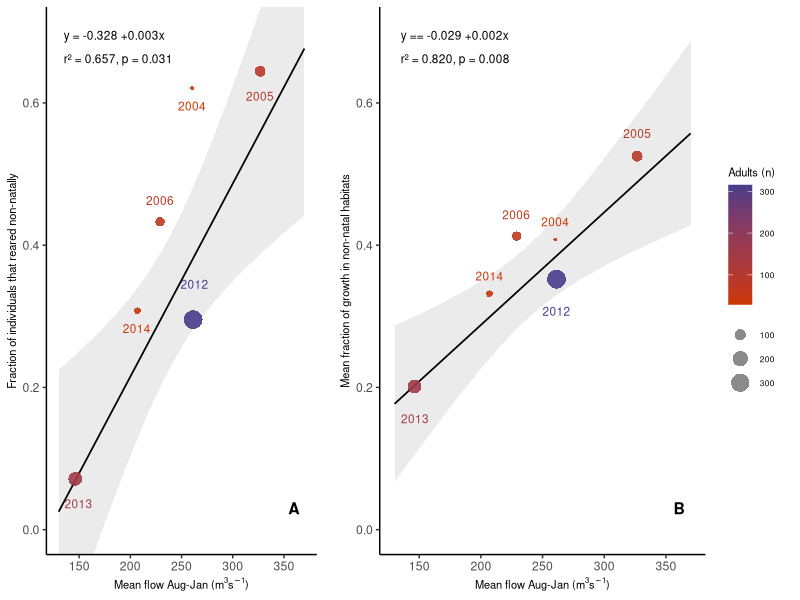
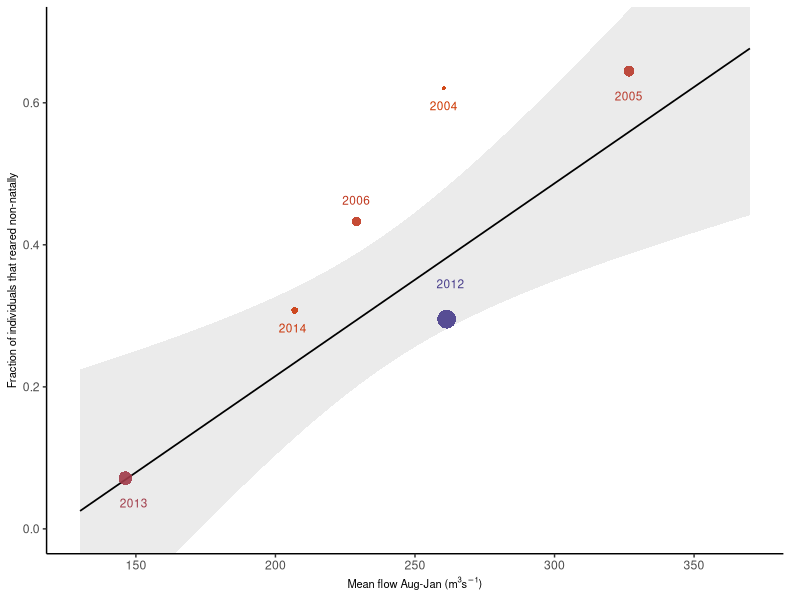
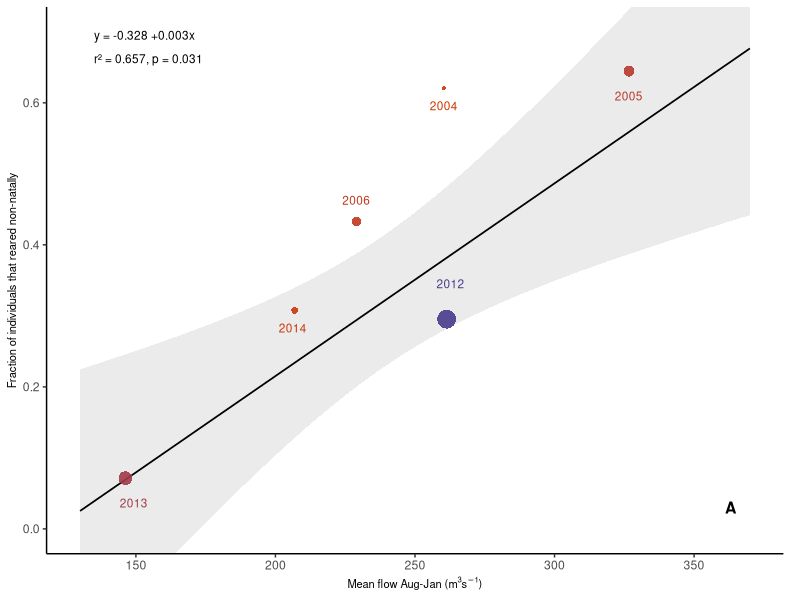
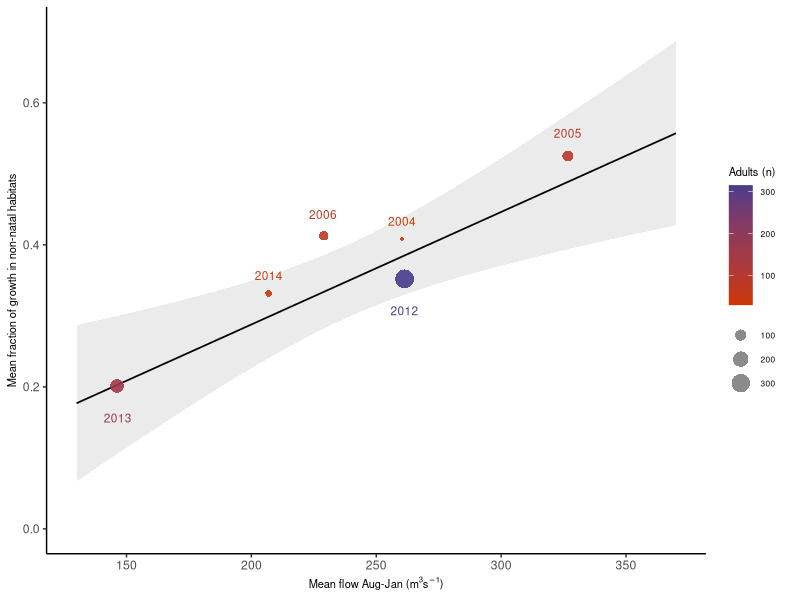
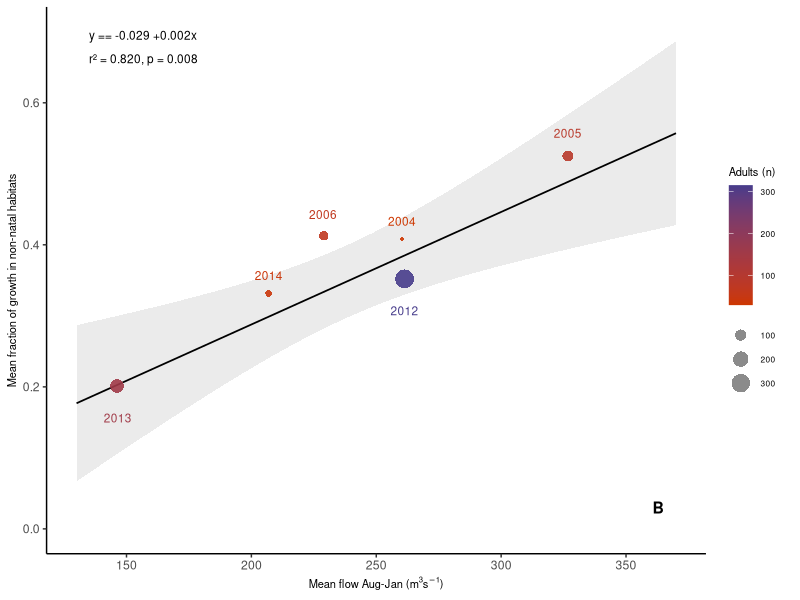

These figures' R source, in order: (Note: this script raises an error after producing the figures.)
#' @title Droughts delay juvenile salmon migration and truncate diversity in habitat use
#' 
#' @description 
#' This script performs regression analyses to estimate relationships between non-natal 
#' rearing (frequency by rearing type and proportion of freshwater growth) versus 
#' upper Sacramento River flow and juvenile abundance (density dependence).
#' 
#' @details
#' **Title:** Droughts delay juvenile salmon migration and truncate diversity in habitat use
#' 
#' **Journal:** Ecosphere
#'
#' **Year:** 2026
#'
#' **DOI:** https://doi.org/10.1002/ecs2.70779
#' 
#' **Authors:** 
#' Pedro Morais1,*, Anna Sturrock2,3+, Corey C. Phillis4, George Whitman2, 
#' Stephanie M. Carlson1, Rachel C. Johnson2,5
#' 
#' **Affiliations:**
#' 1 Department of Environmental Science, Policy, and Management, Mulford Hall, 
#'    University of California, Berkeley, Berkeley, CA 94720, USA.
#' 2 Center for Watershed Sciences, University of California, Davis, 1 Shields Ave, 
#'    Davis, CA 95616, USA.
#' 3 School of Life Sciences University of Essex Wivenhoe Park, 
#'    Colchester CO4 3SQ, UK
#' 4 Metropolitan Water District of Southern California, 1121 L Street, 
#'    Suite 900, Sacramento, CA 95814, USA.
#' 5 National Marine Fisheries Service, Southwest Fisheries Science Center, 
#'    Santa Cruz, CA 95060, USA.
#' 
#' + Equal contribution as the first author
#' * Current address: University of Texas Marine Science Institute, 
#'   750 Channel View Dr., Port Aransas, TX 78373, USA.
#' 
#' **Correspondence:** 
#' Pedro Morais; Email: pedro.morais@austin.utexas.edu
#' 
#' **Credits:**
#' This script was originally created by Anna Sturrock and revised by Pedro Morais.
#' 

# ------------------------------------------------------------------------------
# 1. Setup and Environment
# ------------------------------------------------------------------------------

# Clear workspace
rm(list = ls())

# Load necessary packages
library(ggplot2)
library(dplyr)
library(ggrepel)
library(cowplot)

# ------------------------------------------------------------------------------
# 2. Data Loading and Preparation
# ------------------------------------------------------------------------------

# Define years of interest (brood years with adequate sample sizes)
yrs <- c(2004, 2005, 2006, 2012, 2013, 2014)

# Read in mean Sacramento flows for Aug-Jan of each brood year
flow_8.1 <- read.csv("outputs/mean_aug_jan_flows.csv")

# Read in rearing categories and filter for Sacramento River (SAC)
rearing_type_summary <- read.csv("outputs/rearing_type_by_BY.csv") |>
  filter(rearing_type == "SAC") |>
  mutate(prop_non_nat_rearers = 1 - freq) |>
  select(-rearing_type, -n)


# Read in mean annual freshwater growth
mean_fw_growth <- read.csv("outputs/summary_stats_fw_growth.csv")

# Estimate total fraction of FW growth assimilated in any non-natal habitat and in a downstream non-natal habitat
growth_summary <- mean_fw_growth |>
  filter(Brood_year %in% yrs) |>
  group_by(Brood_year) |>
  summarize(
    tot_non_natal = sum(mean_prop_fw_growth[Habitat != "SAC"], na.rm = TRUE),
    prop_fw_growth_down = sum(mean_prop_fw_growth[!Habitat %in% c("SAC", "Unassigned", "LAS")], na.rm = TRUE),
    .groups = "drop"
  )

# Read in total juvenile production per year (JPI estimate)
juv_production <- read.csv("data/RBDD_RST_Juv_Production.csv")


# Create combined data table for regression analyses
annual_df <- flow_8.1 |>
  left_join(
    rearing_type_summary |> select(Brood_year, tot, prop_non_nat_rearers),
    by = c("BY" = "Brood_year")
  ) |>
  left_join(growth_summary, by = c("BY" = "Brood_year")) |>
  left_join(juv_production, by = "BY") |>
  mutate(JPI_mill = Fry_equiv_JPI / 1000000)

# Helper function for regression p-values
format_p <- function(p) {
  if (p < 0.001) {
    "p < 0.001"
  } else {
    paste0("p = ", format(round(p, 3), nsmall = 3))
  }
}

# ------------------------------------------------------------------------------
# 3. Regression: Non-Natal Rearing vs. Flow
# ------------------------------------------------------------------------------

# Plot: Proportion of fish reared non-natally as a function of mean Aug-Jan flow
non_nat_plot <- ggplot(annual_df, aes(x = av_flow8.1, y = prop_non_nat_rearers, color = tot)) +
  geom_smooth(method = "glm", aes(weight = tot), fill = "grey", colour = "black", linewidth = 0.6, alpha = 0.3, fullrange = TRUE) +
  geom_point(aes(size = tot), shape = 16, alpha = 0.9) + 
  geom_text_repel(
    aes(label = BY), 
    size = 3, 
    min.segment.length = Inf, 
    box.padding = 0,
    force = 0, 
    force_pull = 0,
    nudge_x = c(0, -0.1, 0, 1.4, 3, -0.7)[match(annual_df$BY, c(2004, 2005, 2006, 2012, 2013, 2014))],
    nudge_y = c(-0.025, -0.035, 0.03, 0.05, -0.035, -0.025)[match(annual_df$BY, c(2004, 2005, 2006, 2012, 2013, 2014))]
  ) +
  theme_classic(base_size = 11) +
  scale_y_continuous(breaks = seq(0, 0.7, by = 0.2)) +
  scale_color_gradient(low = "orangered3", high = "slateblue4") +
  scale_x_continuous(limits = c(130, 370), breaks = seq(150, 350, by = 50)) +
  coord_cartesian(ylim = c(0, 0.7)) +
  labs(
    x = expression("Mean flow Aug-Jan (m"^3*"s"^{-1}*")"),
    y = "Fraction of individuals that reared non-natally",
    size = "Adults (n)", 
    color = "Adults (n)"
  ) +
  theme(
    legend.position = "none",
    axis.title.x = element_text(size = 8),
    axis.title.y = element_text(size = 8),
    plot.margin = margin(5, 12, 5, 5)
  )

# Add regression statistics (R2 and equation) to the plot
lm_non_nat <- lm(prop_non_nat_rearers ~ av_flow8.1, weights = tot, data = annual_df)
r2_non_nat <- format(summary(lm_non_nat)$adj.r.squared, nsmall = 3, digits = 3)
pval_non_nat_text <- format_p(summary(lm_non_nat)$coefficients[2, 4])
eq_non_nat <- sprintf("y = %.3f %+.3fx", coef(lm_non_nat)[1], coef(lm_non_nat)[2])

non_nat_plot_final <- non_nat_plot +
  annotate("text", x = 135, y = 0.695, label = eq_non_nat, parse = FALSE, color = "black", size = 3, hjust = 0) +
  annotate("text", x = 135, y = 0.662, label = paste0("r\u00b2 = ", r2_non_nat, ", ", pval_non_nat_text), parse = FALSE, color = "black", size = 3, hjust = 0) +
  annotate("text", x = 365, y = 0.03, label = "A", size = 4, fontface = "bold", hjust = 1)

# ------------------------------------------------------------------------------
# 4. Regression: 'Rest Stop' Hypothesis
# ------------------------------------------------------------------------------

# Plot: Proportion of FW growth in non-natal habitats vs. flow
rest_plot <- ggplot(annual_df, aes(x = av_flow8.1, y = tot_non_natal, color = tot)) +
  geom_smooth(method = "lm", aes(weight = tot), fill = "grey", colour = "black", linewidth = 0.6, alpha = 0.3, fullrange = TRUE) +
  geom_point(aes(size = tot), shape = 16, alpha = 0.9) + 
  geom_text_repel(
    aes(label = BY), 
    size = 3, 
    min.segment.length = Inf, 
    box.padding = 0,
    force = 0, 
    force_pull = 0,
    nudge_x = c(0.05, 0, -0.3, 0, 0.3, 0)[match(annual_df$BY, c(2004, 2005, 2006, 2012, 2013, 2014))],
    nudge_y = c(0.025, 0.032, 0.03, -0.045, -0.045, 0.025)[match(annual_df$BY, c(2004, 2005, 2006, 2012, 2013, 2014))]
  ) +
  theme_classic(base_size = 11) +
  scale_y_continuous(breaks = seq(0, 0.7, by = 0.2)) +
  scale_color_gradient(low = "orangered3", high = "slateblue4") +
  scale_x_continuous(limits = c(130, 370), breaks = seq(150, 350, by = 50)) +
  coord_cartesian(ylim = c(0, 0.7)) +
  labs(
    x = expression("Mean flow Aug-Jan (m"^3*"s"^{-1}*")"),
    y = "Mean fraction of growth in non-natal habitats",
    size = "Adults (n)", 
    color = "Adults (n)"
  ) +
  theme(
    axis.title.x = element_text(size = 8),
    axis.title.y = element_text(size = 8),
    legend.text = element_text(size = 6),
    legend.title = element_text(size = 8),
    legend.spacing.y = unit(2, "pt"),
    plot.margin = margin(5, 12, 5, 5)
  ) +
  guides(color = guide_colorbar(order = 1),
         size = guide_legend(order = 2,
                             title = NULL,
                             override.aes = list(colour = "grey50")))

# Add regression statistics to the plot
lm_rest <- lm(tot_non_natal ~ av_flow8.1, weights = tot, data = annual_df)
r2_rest <- format(summary(lm_rest)$adj.r.squared, nsmall = 3, digits = 3)
pval_rest_text <- format_p(summary(lm_rest)$coefficients[2, 4])
eq_rest <- sprintf("y == %.3f %+.3fx", coef(lm_rest)[1], coef(lm_rest)[2])

rest_plot_final <- rest_plot +
  annotate("text", x = 135, y = 0.695, label = eq_rest, parse = FALSE, color = "black", size = 3, hjust = 0) +
  annotate("text", x = 135, y = 0.662, label = paste0("r\u00b2 = ", r2_rest, ", ", pval_rest_text), parse = FALSE, color = "black", size = 3, hjust = 0) +
  annotate("text", x = 365, y = 0.03, label = "B", size = 4, fontface = "bold", hjust = 1)

# Combine non-natal and rest stop plots
fig4 <- cowplot::plot_grid(non_nat_plot_final, rest_plot_final, ncol = 2, rel_widths = c(1, 1.4))
ggsave(filename = "figures/Fig4_rest_stop.tif", plot = fig4, width = 15, height = 7.5, dpi = 300, units = "cm")

# ------------------------------------------------------------------------------
# 5. Downstream Occupancy Regression (Cues)
# ------------------------------------------------------------------------------

# Hypothesis: Negative relationship between date of first freshet and downstream growth
cues_plot <- ggplot(annual_df, aes(x = broodyr_day, y = prop_fw_growth_down, color = av_flow8.1)) + 
  geom_smooth(method = "glm", fill = "grey", colour = "black", linewidth = 0.6, alpha = 0.3, aes(weight = tot), fullrange = TRUE) +
  geom_point(aes(size = tot), shape = 16, alpha = 0.65) + 
  geom_text_repel(
    aes(label = BY), 
    size = 3, 
    min.segment.length = Inf, 
    box.padding = 0,
    nudge_x = c(0, 0, 0.3, 1.32, -1.75, 4.71)[match(annual_df$BY, c(2004, 2005, 2006, 2012, 2013, 2014))],
    nudge_y = c(-0.02, 0.032, 0.03, -0.034, -0.035, -0.026)[match(annual_df$BY, c(2004, 2005, 2006, 2012, 2013, 2014))]
  ) +
  theme_classic(base_size = 11) +
  labs(
    x = expression("First day >400 m"^3*"s"^{-1}), 
    y = "Mean fraction of growth in downstream habitats",
    size = "Adults (n)"
  ) + 
  theme(
    legend.position = "none",
    axis.title.x = element_text(size = 8),
    axis.title.y = element_text(size = 8),
    legend.text = element_text(size = 8),
    legend.title = element_text(size = 8)
  ) +
  scale_x_continuous(limits = c(150, 230), breaks = seq(150, 230, by = 20)) +
  ylim(0.0, 0.6) +
  scale_color_gradient(low = "orangered3", high = "slateblue4")

# Add regression statistics to cues plot
lm_cues <- lm(prop_fw_growth_down ~ broodyr_day, weights = tot, data = annual_df)
r2_cues <- format(summary(lm_cues)$adj.r.squared, nsmall = 3, digits = 3)
pval_cues_text <- format_p(summary(lm_cues)$coefficients[2, 4])
eq_cues <- sprintf("y = %.3f %s %.3fx", coef(lm_cues)[1], if_else(coef(lm_cues)[2] >= 0, "+", "−"), abs(coef(lm_cues)[2]))

cues_plot_final <- cues_plot +
  annotate("text", x = 155.6, y = 0.595, label = eq_cues, parse = FALSE, color = "black", size = 3, hjust = 0) +
  annotate("text", x = 155.6, y = 0.562, label = paste0("r\u00b2 = ", r2_cues, ", ", pval_cues_text), parse = FALSE, color = "black", size = 3, hjust = 0) +
  annotate("text", x = 228, y = 0.03, label = "A", size = 4, fontface = "bold", hjust = 1)

# ------------------------------------------------------------------------------
# 6. Regression: Density-Dependent Movement
# ------------------------------------------------------------------------------

# Hypothesis: Positive relationship between juvenile abundance and downstream movement

juv_abundance_plot <- ggplot(annual_df, aes(x = JPI_mill, y = prop_fw_growth_down, color = av_flow8.1)) + 
  geom_smooth(method = "glm", fill = "grey", colour = "black", linewidth = 0.6, alpha = 0.3, aes(weight = tot), fullrange = TRUE) +
  geom_point(aes(size = tot), shape = 16, alpha = 0.65) + 
  geom_text_repel(
    aes(label = BY), 
    size = 3, 
    min.segment.length = Inf, 
    box.padding = 0,
    nudge_x = c(1.4, -0.06, -0.5, 1.1, 0.005, -0.04)[match(annual_df$BY, c(2004, 2005, 2006, 2012, 2013, 2014))],
    nudge_y = c(0, 0.03, 0.03, 0.04, -0.032, -0.031)[match(annual_df$BY, c(2004, 2005, 2006, 2012, 2013, 2014))]
  ) +
  theme_classic(base_size = 11) +
  xlim(0.0, 10) + 
  coord_cartesian(ylim = c(0, 0.6)) +
  theme(
    axis.title.x = element_text(size = 8),
    axis.title.y = element_text(size = 8),
    legend.text = element_text(size = 6),
    legend.title = element_text(size = 8, lineheight = 0.8, margin = margin(b = 0))
  ) +
  guides(
    color = guide_colorbar(order = 1),
    size = guide_legend(order = 2,
                        title = NULL,
                        override.aes = list(colour = "grey50"))
  ) +
  scale_color_gradient(low = "orangered3", high = "slateblue4") +
  labs(
    x = "Juvenile production (millions)", 
    y = " ",
    size = "Adults (n)",
    color = "Mean flow\nAug-Jun\n(m³ s⁻¹)"
    )

# Add regression statistics to the plot
lm_juv <- lm(prop_fw_growth_down ~ JPI_mill, weights = tot, data = annual_df)
r2_juv <- format(summary(lm_juv)$adj.r.squared, nsmall = 3, digits = 3)
pval_juv_text <- format_p(summary(lm_juv)$coefficients[2, 4])
eq_juv <- sprintf("y = %.3f %s %.3fx", coef(lm_juv)[1], if_else(coef(lm_juv)[2] >= 0, "+", "−"), abs(coef(lm_juv)[2]))

juv_abundance_plot_final <- juv_abundance_plot +
  annotate("text", x = 0.7, y = 0.595, label = eq_juv, parse = FALSE, color = "black", size = 3, hjust = 0) +
  annotate("text", x = 0.7, y = 0.562, label = paste0("r\u00b2 = ", r2_juv, ", ", pval_juv_text), parse = FALSE, color = "black", size = 3, hjust = 0) +
  annotate("text", x = 9.7, y = 0.03, label = "B", size = 4, fontface = "bold", hjust = 1)

# Combine cues and abundance plots into Figure 5
fig5 <- cowplot::plot_grid(cues_plot_final, juv_abundance_plot_final, ncol = 2, rel_widths = c(1, 1.4))

ggsave(filename = "figures/Fig5_downstream_occupancy.tif", plot = fig5, width = 15, height = 7.5, dpi = 300, units = "cm")

# ------------------------------------------------------------------------------
# 7. Final Combined Model
# ------------------------------------------------------------------------------

# Linear model for downstream occupancy prediction combining both terms
lm_combined <- lm(prop_fw_growth_down ~ JPI_mill + broodyr_day, weights = tot, data = annual_df)
summary(lm_combined)
